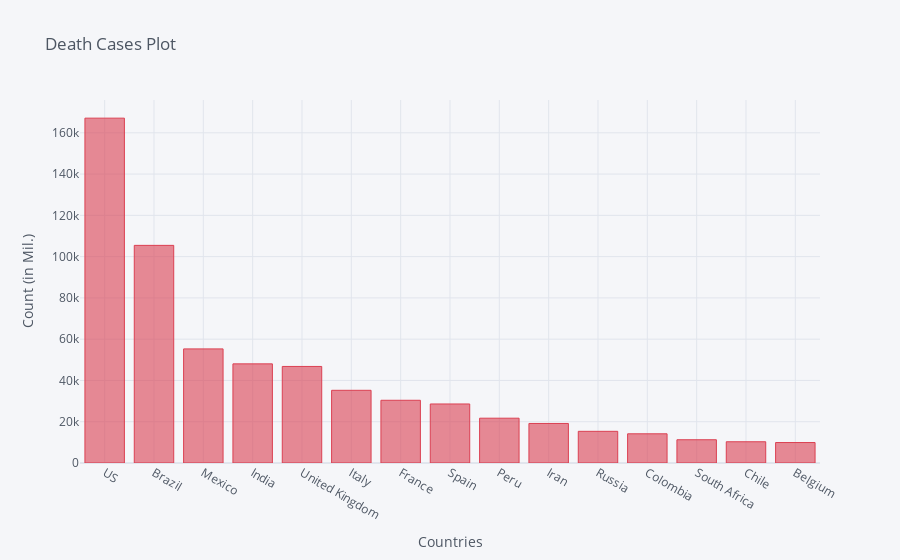

Notebook code cell kept with this figure:
### Code cell
death_df2_plot.iplot(kind='bar', x='Country/Region', y='8/13/20',color='red',
                    title='Death Cases Plot',xTitle='Countries',yTitle='Count (in Mil.)')

### Figure 1 — Plotly figure (JSON) as saved in the notebook; plotly's stock layout.template omitted (floating-point values rounded to 4 significant figures)
{"data": [{"marker": {"color": "rgba(219, 64, 82, 0.6)", "line": {"color": "rgba(219, 64, 82, 1.0)", "width": 1}}, "name": "8/13/20", "orientation": "v", "text": "", "type": "bar", "x": ["US", "Brazil", "Mexico", "India", "United Kingdom", "Italy", "France", "Spain", "Peru", "Iran", "Russia", "Colombia", "South Africa", "Chile", "Belgium"], "y": [167110, 105463, 55293, 48040, 46791, 35231, 30392, 28605, 21713, 19162, 15353, 14145, 11270, 10299, 9916]}], "layout": {"legend": {"bgcolor": "#F5F6F9", "font": {"color": "#4D5663"}}, "paper_bgcolor": "#F5F6F9", "plot_bgcolor": "#F5F6F9", "title": {"font": {"color": "#4D5663"}, "text": "Death Cases Plot"}, "xaxis": {"gridcolor": "#E1E5ED", "showgrid": true, "tickfont": {"color": "#4D5663"}, "title": {"font": {"color": "#4D5663"}, "text": "Countries"}, "zerolinecolor": "#E1E5ED"}, "yaxis": {"gridcolor": "#E1E5ED", "showgrid": true, "tickfont": {"color": "#4D5663"}, "title": {"font": {"color": "#4D5663"}, "text": "Count (in Mil.)"}, "zerolinecolor": "#E1E5ED"}}}
